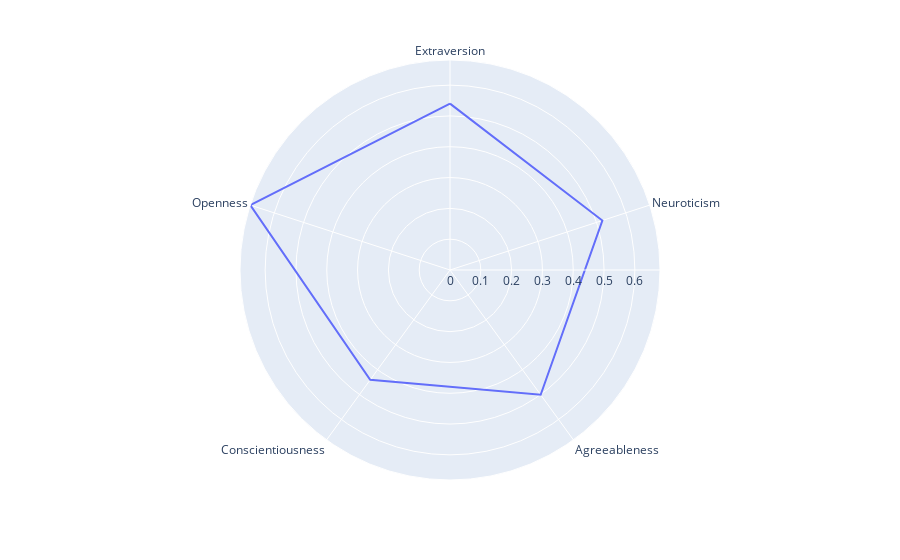

Write notebook code for a chart like this one.
### Markdown cell above
repeat for alternative personality trait detection method

### Code cell
# this follows the personality detection method created by
# author jkwieser at https://github.com/jkwieser/personality-detection-text
import pickle
from sklearn.feature_extraction.text import CountVectorizer
import plotly.express as px
import pandas as pd
import re
import numpy as np

# Loading gloVe pretrained models
cEXT = pickle.load( open( "data/models/cEXT.p", "rb"))
cNEU = pickle.load( open( "data/models/cNEU.p", "rb"))
cAGR = pickle.load( open( "data/models/cAGR.p", "rb"))
cCON = pickle.load( open( "data/models/cCON.p", "rb"))
cOPN = pickle.load( open( "data/models/cOPN.p", "rb"))
vectorizer_31 = pickle.load( open( "data/models/vectorizer_31.p", "rb"))
vectorizer_30 = pickle.load( open( "data/models/vectorizer_30.p", "rb"))

# Using the pretrained models to generate the big 5 predictions
def predict_personality(text):
    scentences = re.split("(?<=[.!?]) +", text)
    text_vector_31 = vectorizer_31.transform(scentences)
    text_vector_30 = vectorizer_30.transform(scentences)
    EXT = cEXT.predict_proba(text_vector_31)[0][1]
    NEU = cNEU.predict_proba(text_vector_30)[0][1]
    AGR = cAGR.predict_proba(text_vector_31)[0][1]
    CON = cCON.predict_proba(text_vector_31)[0][1]
    OPN = cOPN.predict_proba(text_vector_31)[0][1]
    return EXT, NEU, AGR, CON, OPN

# Change this to analyse another character
character = 'Gollum'

character = character.upper()

# creating a dataframe just out of the char and dialog sections
movie_df = pd.DataFrame(script,
           columns=['char', 'dialog'])

# getting all the dialogue of one character
dialogue = (movie_df.loc[movie_df.char == character])

all_text = ""
for dialog in dialogue.dialog:
    all_text = all_text + dialog

all_text = all_text.replace("\xa0", "")

if(len(all_text) > 2):   
    predictions = predict_personality(all_text)
    print("predicted personality:", predictions)
    df = pd.DataFrame(dict(r=predictions, theta=['Extraversion','Neuroticism','Agreeableness', 'Conscientiousness', 'Openness']))
    fig = px.line_polar(df, r='r', theta='theta', line_close=True)
    fig.show()
else:
    print("Didn't find dialogue of the character check character input!")

### Figure 1 — Plotly figure (JSON) as saved in the notebook; plotly's stock layout.template omitted (floating-point values rounded to 4 significant figures)
{"data": [{"hovertemplate": "r=%{r}<br>theta=%{theta}<extra></extra>", "legendgroup": "", "line": {"color": "#636efa", "dash": "solid"}, "marker": {"symbol": "circle"}, "mode": "lines", "name": "", "r": [0.5401, 0.52, 0.5007, 0.4407, 0.6816, 0.5401], "showlegend": false, "subplot": "polar", "theta": ["Extraversion", "Neuroticism", "Agreeableness", "Conscientiousness", "Openness", "Extraversion"], "type": "scatterpolar"}], "layout": {"legend": {"tracegroupgap": 0}, "margin": {"t": 60}, "polar": {"angularaxis": {"direction": "clockwise", "rotation": 90}, "domain": {"x": [0, 1], "y": [0, 1]}}}}
